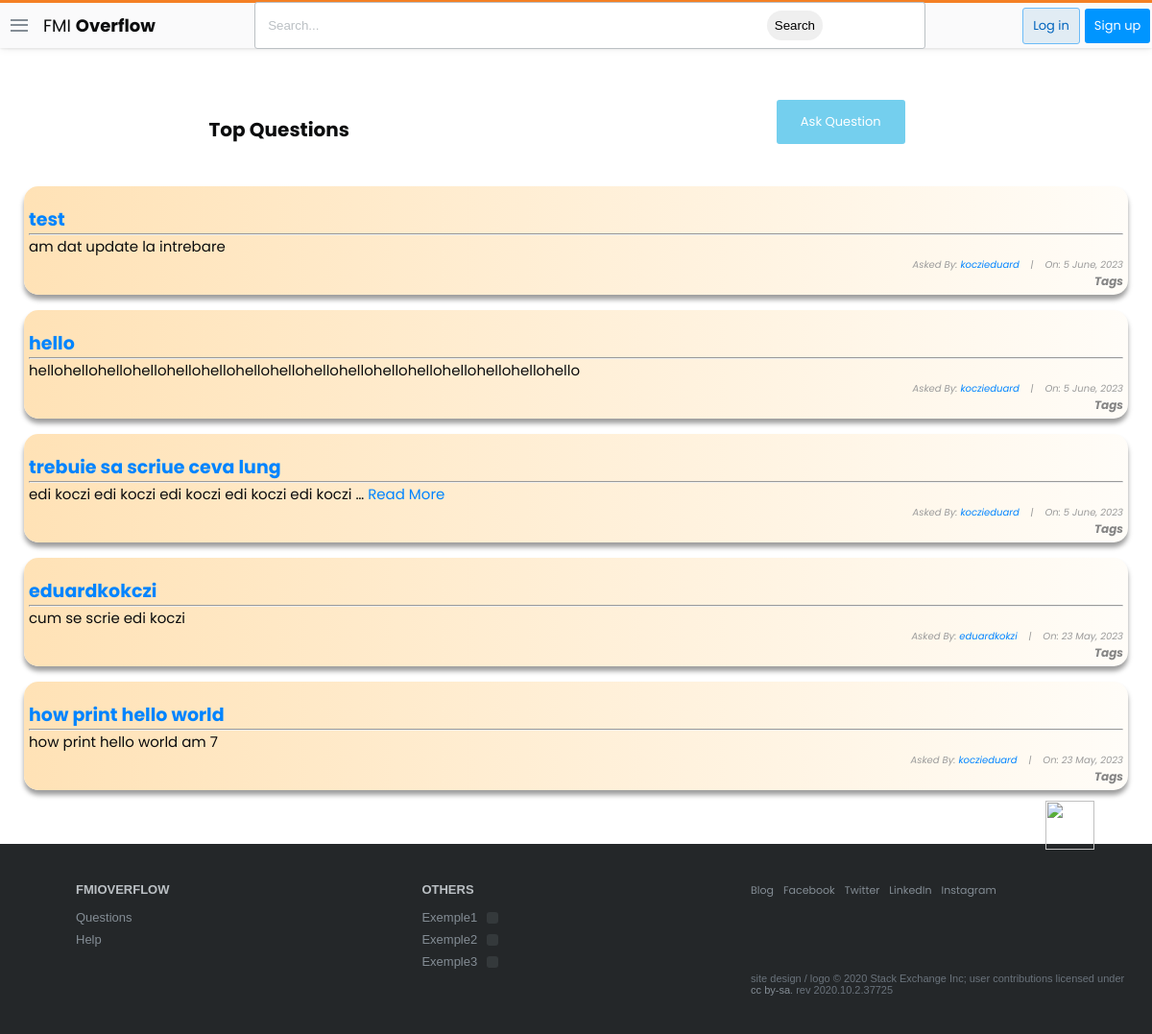
/questions/, run on an earlier commit of the app's database.
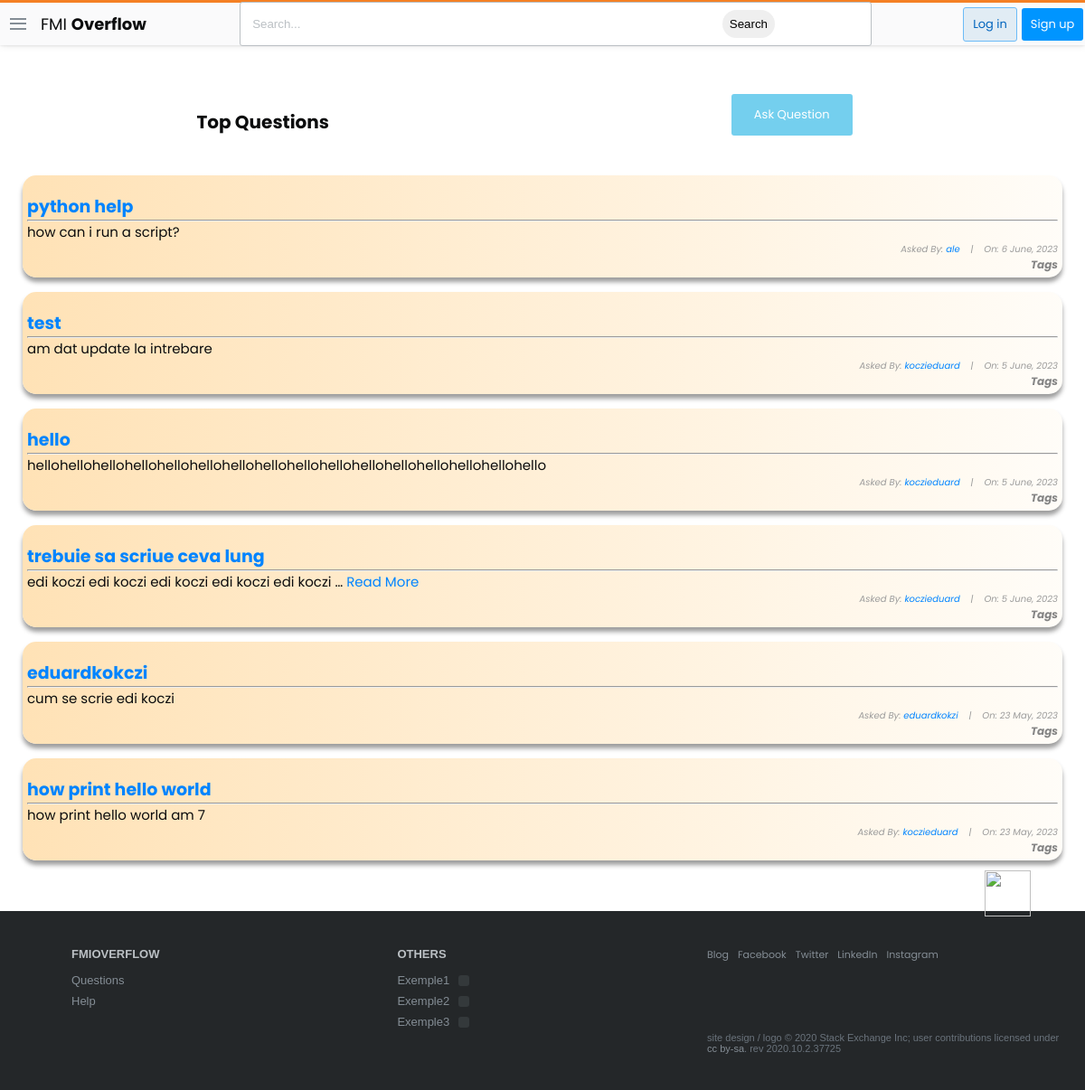
And on a later commit of the database.
### stackbase/models.py (models this page shows, shortened)
class Question(models.Model):
    user = models.ForeignKey(User, on_delete=models.CASCADE)
    title = models.CharField(max_length = 1000)
    content = models.TextField(null=True,blank=True)
    date_created = models.DateTimeField(default=timezone.now)

### stackbase/views.py (the view)
# urls.py: path('questions/',views.QuestionListView.as_view(),name="question_list"),
class QuestionListView(ListView):
    model = Question
    context_object_name = 'question'
    ordering = ['-date_created']
    def get_context_data(self, **kwargs):
        context = super().get_context_data(**kwargs)
        search_input = self.request.GET.get('search-area') or ""
        if search_input:
            context['question'] = context['question'].filter(title__icontains = search_input)
            context['search_input'] = search_input
        return context

### stackbase/templates/stackbase/question_list.html (shortened to what this page needs)
{% extends 'base.html' %}
{% block content %}
<!DOCTYPE html>
<html lang="en">
<head>
</head>
<body>
    <div class="container" >
        <div id="sub-nav">
            <h1 id="fh1">Top Questions</h1>
            {% if user.is_authenticated %}
            <button class="btn btn-ask"><a id="fa" href="{% url 'stackbase:question_create' %}" style="color: white; text-decoration: none;">Ask Question</a></button>
            {% else %}
            <button class="btn btn-ask"><a id="fa" href="{% url 'login' %}" style="color: white; text-decoration: none;">Ask Question</a></button>
            {% endif %}
        </div>
        <div class="list-question" style="margin-top:30px; margin-bottom:30px; padding:10px;">
            <div class="questions" >
                {% for question in question %}
                <div class="container" style="background: linear-gradient(to right, rgb(255, 226, 182), rgba(255, 166, 0, 0.027)); padding: 5px; box-shadow: rgba(0, 0, 0, 0.383) 0px 5px 5px 0px; border-radius: 15px;" >
                    <div id="title-sec" style="display: flex; align-items: center;">
                        <h3 id="fh3"><a href="{% url 'stackbase:question_detail' question.id%}">{{ question.title }}</a></h3>
                    </div>
                    <hr>
                    {% if question.content|wordcount <= 10 %}
                    <h6 id="fh6" style="text-align: left;">{{ question.content}}</h6>
                    {% else %}
                    <h6 id="fh6" style="text-align: left;">{{ question.content|truncatewords:10}} <a href="{% url 'stackbase:question_detail' question.id%}">Read More</a></h6>
                    {% endif %}
                    <h6 id="fh6" style="font-size: 10px; font-style: italic; color: rgb(155, 155, 155);">Asked By: <a href="{% url 'profile' %}">{{ question.user }}</a>&nbsp;&nbsp;&nbsp; |&nbsp;&nbsp;&nbsp; On: {{question.date_created|date:"j F, Y"}}</h6>
                    <h5 style="text-align: right; font-size: 12px; font-style: italic;">Tags</h5>
                </div> <br>
                {% endfor %}
            </div>
        </div>
    </div>
</body>
</html>
{% endblock content %}

What changed in the data, as far as the page shows it:
added Question: title "python help", content "how can i run a script?", user "ale", date_created "6 June, 2023"
